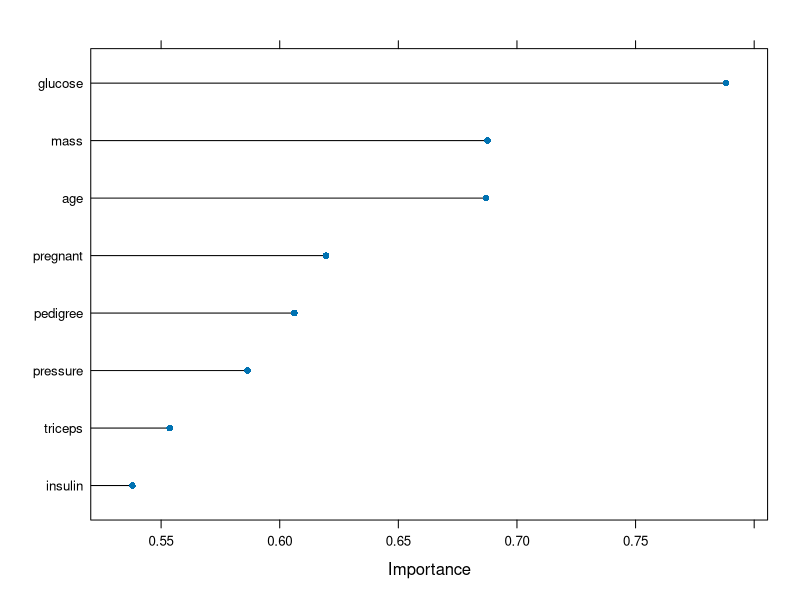
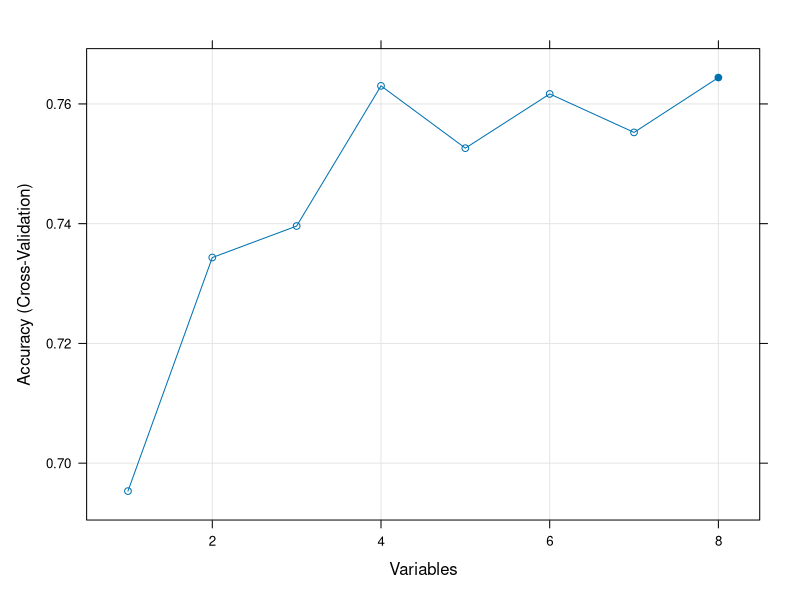

Here is the R script that generated these plots, in order:
# 特征选择研究和应用
# 特征选择:从原始特征空间选择与目标相关的，有作用的特征子集。
# 从数据链条，认识特征选择价值和意义
# 数据获取的难易程度和成本
# 数据存储和处理的成本，金钱成本和时间成本
# 数据应用的便捷性和理解性
# 奥卡姆剃刀原理，如无必要，勿增实体。
# 约1285年至1349年在《箴言书注》2卷15题所说
# 切勿浪费较多东西去做用较少的东西同样可以做好的事情
# 简单有效原理 

# 特征选择认识
# 关键问题：
# 设计和构建一个预测模型，应该使用那些特征??
# 很有挑战性和难度的问题
# 解决好这个问题，需要这个问题领域很深的知识库。
# 特征选择所要解决的问题
# 1）研究的问题领域
# 2）自动化地从数据集中选择有用的或者相关的特征集

# 属于特征选择研究和应用的范畴

# 1 特征选择是什么？
# 特征选择又叫变量选择，属性选择
# 2 为什么要特征选择？
# 特征选择的目标3点
# 1）改进模型性能
# 2）节约成本
# 3）更好地理解
# 3 特征选择方法
# 1）Filter
# 概率论+统计论+信息论  Score
# 2) Wrapper
# 搜索论+组合论+度量论 Score
# 3) Embedded
# 构建论+度量论 

# 特征选择方法
# 移除冗余的特征集
# 采用相关性分析和度量
library(caret)
library(mlbench)
library(tidyverse)

# 加载数据集
data("PimaIndiansDiabetes")
PimaIndiansDiabetes %>% glimpse()

# 计算预测变量集的相关系数矩阵
corr_mat <- cor(PimaIndiansDiabetes[,1:8])
corr_mat

# 变量集相关系数高
highly_cor <- findCorrelation(corr_mat, cutoff = 0.5)
highly_cor

print(highly_cor)


# 特征重要性分析
control <- trainControl(method="repeatedcv", 
                        number=10, 
                        repeats=3)

# 使用LVQ算法（Learning Vector Quantization）模型
model <- train(diabetes~., 
               data=PimaIndiansDiabetes, 
               method="lvq", 
               preProcess="scale", 
               trControl=control)
# 特征重要性分析
importance <- varImp(model, scale=FALSE)
print(importance)
# 特征重要性可视化
plot(importance)

# RFE算法
library(randomForest)
control <- rfeControl(functions=rfFuncs, 
                      method="cv", 
                      number=10)

results <- rfe(PimaIndiansDiabetes[,1:8], 
               PimaIndiansDiabetes[,9], 
               sizes=c(1:8), 
               rfeControl=control)
print(results)
# 选择的变量集
predictors(results)
# 打印结果集
plot(results, type=c("g", "o"))







# test_df <- PimaIndiansDiabetes[,1:8]











# findCorrelation <- function(x, cutoff=.9, verbose=FALSE, names=FALSE) {
#   # x是要处理的数据集
#   # cutoff是相关系数的阈值
#   # verbose为TRUE时，会输出每一步操作
#   # names为TRUE时，输出结果为特征变量名
#   y <- 1 - cor(x)
#   n <- ncol(y)
#   y[diag(n)] <- Inf
#   absCor <- apply(y, 2, min)
#   if(verbose)
#     cat("  -- removed the following correlated variables:\n")
#   highCor <- which(absCor < cutoff)
#   while(length(highCor) > 0) {
#     place <- which.min(absCor)
#     temp <- paste(names(x)[highCor], collapse=", ")
#     if(verbose)
#       cat(sprintf("        %s %6.2f\n", temp, absCor[place]))
#     x <- x[, -highCor[place]]
#     y <- y[-highCor[place], -highCor[place]]
#     n <- ncol(y)
#     y[diag(n)] <- Inf
#     absCor <- apply(y, 2, min)
#     highCor <- which(absCor < cutoff)
#   }
#   if(!names) {
#     return(as.vector(colnames(x)))
#   } else {
#     return(x)
#   }
# }






























# 参考资料：
# 1 https://machinelearningmastery.com/an-introduction-to-feature-selection/
# 2 https://machinelearningmastery.com/feature-selection-with-the-caret-r-package/
# 3 https://blog.datascienceheroes.com/feature-selection-using-genetic-algorithms-in-r/
# 4 https://www.datacamp.com/tutorial/feature-selection-R-boruta
# 5 https://www.r-bloggers.com/2021/05/lasso-regression-model-with-r-code/

